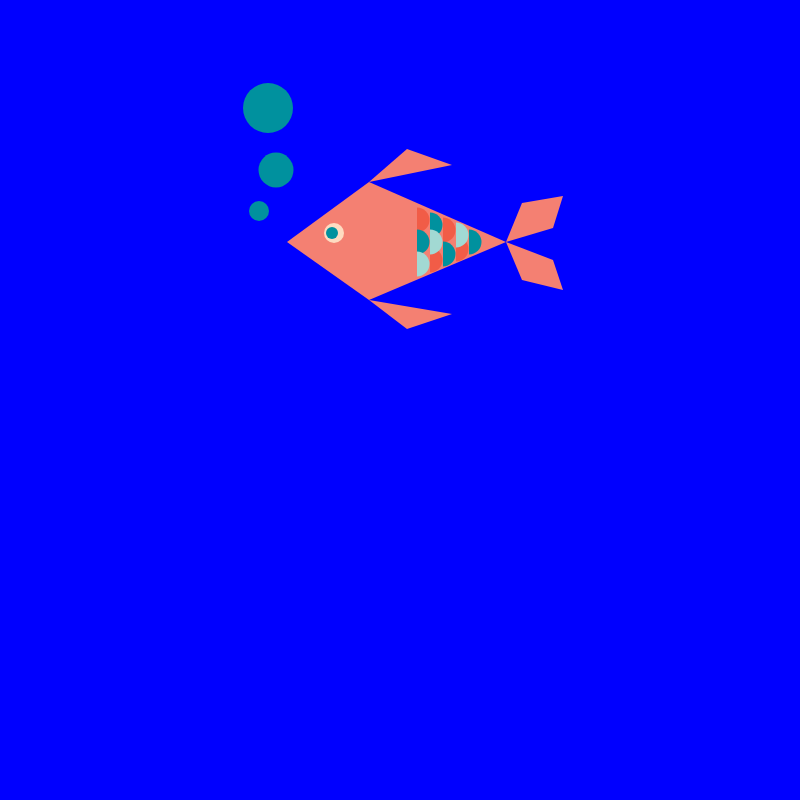
Frame 1 (no input)
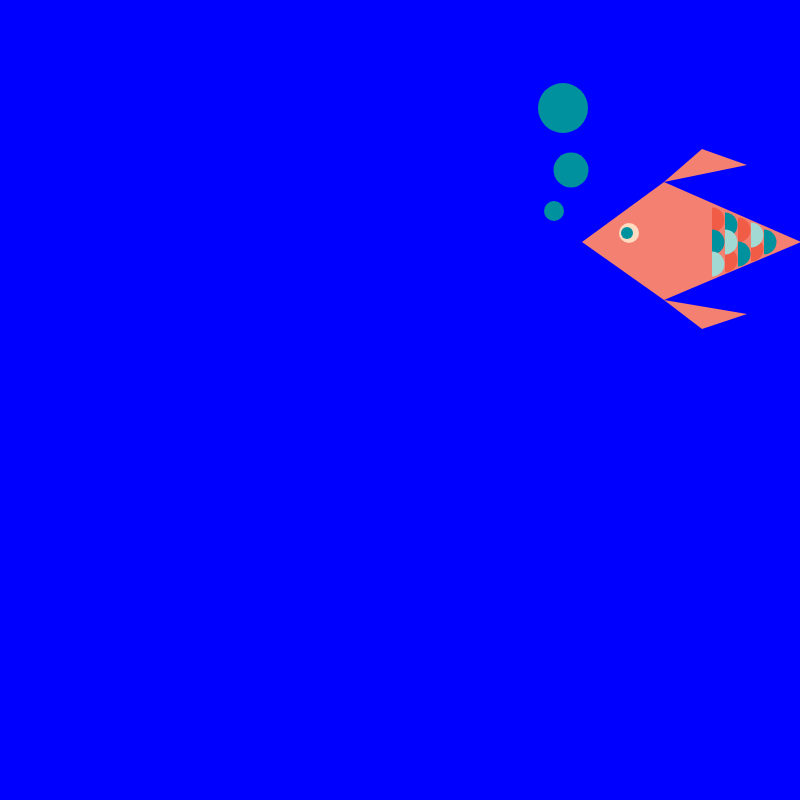
Frame 60 (no input)
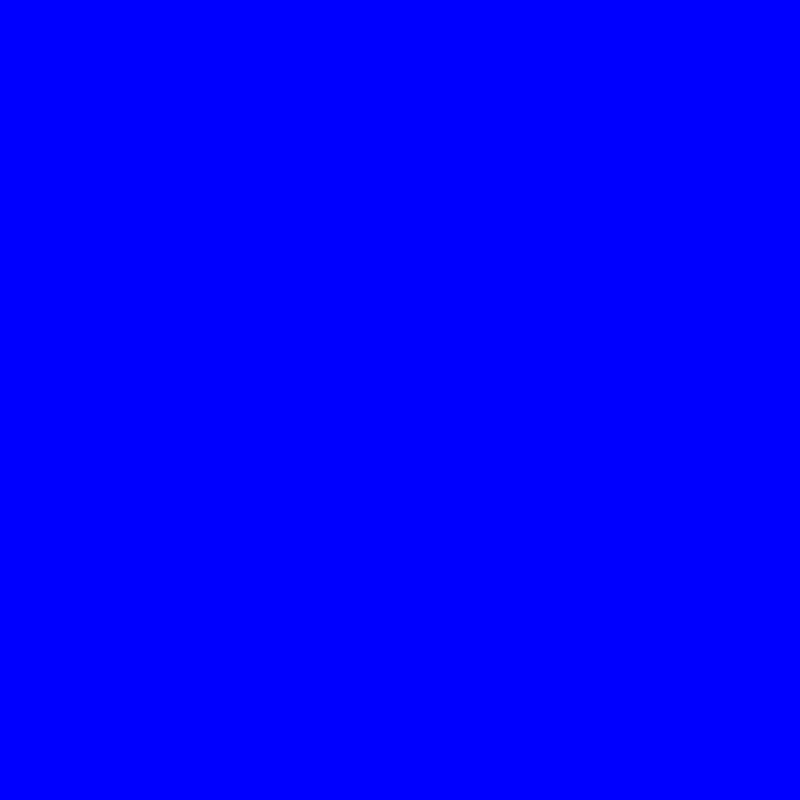
Frame 120 (the mouse pressed at the canvas centre since frame 60)

The p5.js sketch that drew these frames (run headless with seeded random() and noise() and a simulated clock; from frame 60 on, the mouse is pressed at the canvas centre):

// p5.js sketch
// ── sketch.js
var x = 0 ;

function setup() {
  // put setup code here
  createCanvas(800, 800);
}

function draw() {
  // put drawing code here
  background('blue');

  push() ;
  translate(x, 0) ;
  fish();
  pop() ;

  x += 5 ;
  if (x > width) {
    x = -300 ; 
  }

}




function fish() {
  noStroke();
  fill("#f48072");
  quad(287, 242, 369, 182, 506, 242, 369, 300); //body
  quad(506, 242, 522, 203, 563, 196, 553, 228); //backfin top
  quad(506, 242, 522, 280, 563, 290, 553, 260); //backfin bottom
  triangle(369, 182, 407, 149, 452, 165); //fin top
  triangle(369, 300, 407, 329, 452, 314); //fin bottom

  fill("#fedbc1");
  ellipse(334, 233, 20, 20); //eye
  fill("#00919e");
  ellipse(332, 233, 12, 12); //eye

  //scale set 1
  fill("#f15c47");
  arc(417, 220, 25, 25, PI + PI / 2, PI / 2, OPEN); //scale1
  fill("#00919e");
  arc(417, 242, 25, 25, PI + PI / 2, PI / 2, OPEN); //scale2
  fill("#a2d9d3");
  arc(417, 264, 25, 25, PI + PI / 2, PI / 2, OPEN); //scale3

  //scale set 2
  fill("#00919e");
  arc(430, 225, 25, 25, PI + PI / 2, PI / 2, OPEN); //scale1
  fill("#f15c47");
  arc(430, 260, 25, 25, PI + PI / 2, PI / 2, OPEN); //scale3
  fill("#a2d9d3");
  arc(430, 242, 25, 25, PI + PI / 2, PI / 2, OPEN); //scale2

  //scale set 3
  fill("#f15c47");
  arc(443, 230, 25, 25, PI + PI / 2, PI / 2, OPEN); //scale1
  fill("#00919e");
  arc(443, 254, 25, 25, PI + PI / 2, PI / 2, OPEN); //scale2

  //scale set 4
  fill("#f15c47");
  arc(456, 249, 25, 25, PI + PI / 2, PI / 2, OPEN); //scale2
  fill("#a2d9d3");
  arc(456, 235, 25, 25, PI + PI / 2, PI / 2, OPEN); //scale1

  //scale set 5
  fill("#00919e");
  arc(469, 242, 25, 25, PI + PI / 2, PI / 2, OPEN); //scale1


  fill("#00919e");
  ellipse(259, 211, 20, 20); //bubble 1

  fill("#00919e");
  ellipse(276, 170, 35, 35); //bubble 2

  fill("#00919e");
  ellipse(268, 108, 50, 50); //bubble 2


}
